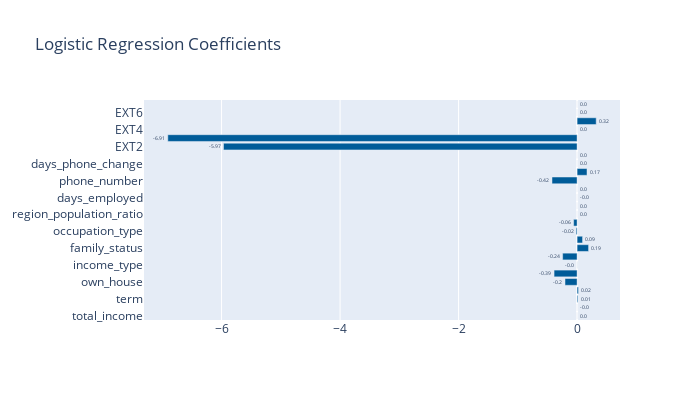

Write notebook code for a chart like this one.
### Markdown cell above
#### Refitting the selected model

### Code cell
model4 = LogisticRegression(**model_dict["logistic"].best_params_)
model4.fit(X_3, y_3)

# Display Model Coefficients
fig = go.Figure([
    go.Bar(y=X_train.columns, x=model4.coef_[0], text=np.round(model4.coef_[0], 2), orientation='h')
    ])

fig.update_traces(textposition='outside', marker_color='rgb(0, 92, 153)')
fig.update_layout(title='Logistic Regression Coefficients',
                  dragmode='select',
                  width=700,
                  height=400,
                  hovermode='closest')
fig.show()

### Figure 1 — Plotly figure (JSON) as saved in the notebook; plotly's stock layout.template omitted (floating-point values rounded to 4 significant figures)
{"data": [{"marker": {"color": "rgb(0, 92, 153)"}, "orientation": "h", "text": ["0.0", "-0.0", "0.01", "0.02", "-0.2", "-0.39", "-0.0", "-0.24", "0.19", "0.09", "-0.02", "-0.06", "0.0", "0.0", "-0.0", "0.0", "-0.42", "0.17", "0.0", "0.0", "-5.97", "-6.91", "0.0", "0.32", "0.0", "0.0"], "textposition": "outside", "type": "bar", "x": [2.699e-08, -4.288e-07, 0.01414, 0.02393, -0.2039, -0.3887, -0.001289, -0.2441, 0.1938, 0.09241, -0.01693, -0.05844, 0, 3.722e-05, -1.457e-06, 7.208e-05, -0.4237, 0.1676, 0.000212, 0, -5.967, -6.907, 0, 0.3224, 0, 0], "y": ["total_income", "loan_amount", "term", "interest_rate", "own_house", "own_car", "income_type", "education_type", "family_status", "housing_type", "occupation_type", "nr_children", "region_population_ratio", "days_birth", "days_employed", "days_registration", "phone_number", "email", "days_phone_change", "family_count", "EXT2", "EXT3", "EXT4", "EXT5", "EXT6", "EXT7"]}], "layout": {"dragmode": "select", "height": 400, "hovermode": "closest", "title": {"text": "Logistic Regression Coefficients"}, "width": 700}}
